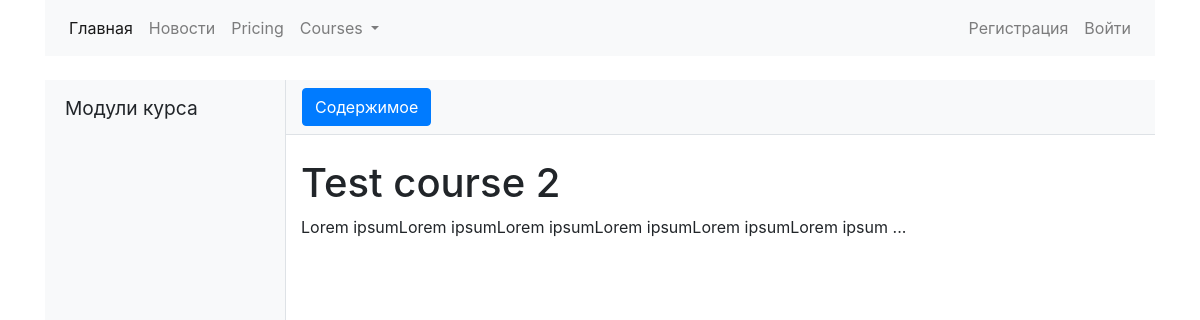
The app's page /courses/3, older data.
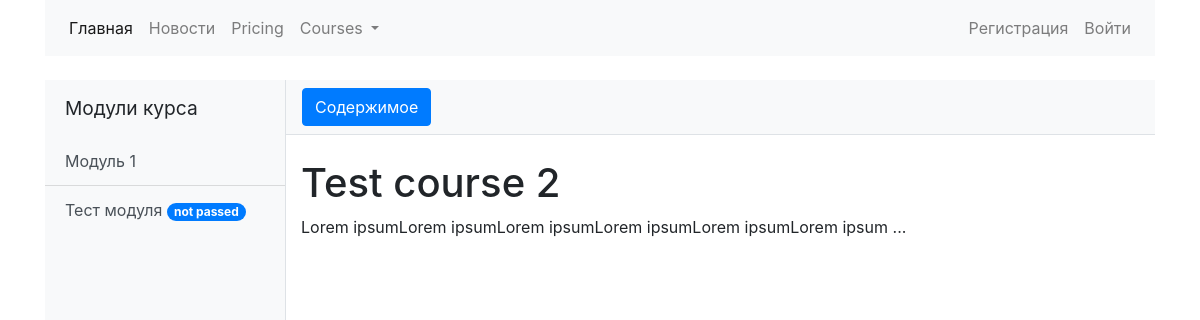
The same page, newer data.
### courses/models.py (models this page shows, shortened)
class CourseAbstractModel(models.Model):
    title = models.CharField(max_length=200, blank=False)
    slug = models.SlugField(max_length=200, unique=True)
    owner = models.ForeignKey(settings.AUTH_USER_MODEL, on_delete=models.CASCADE)
    create_date = models.DateTimeField(auto_now_add=True)
    update_date = models.DateTimeField(auto_now=True)
    class Meta:
        abstract = True
    def __str__(self):
        return self.title

class Course(CourseAbstractModel):
    title_image = models.ImageField(upload_to='courses_titles', default='courses_titles/empty.png')
    subject = models.ForeignKey(Subject, on_delete=models.CASCADE)
    overview = RichTextUploadingField(blank=True, null=True)

class Module(CourseAbstractModel):
    course = models.ForeignKey(Course, on_delete=models.CASCADE)
    description = RichTextField(blank=True, null=True)
    content = RichTextUploadingField(blank=True, null=True)

class ModuleTest(CourseAbstractModel):
    module = models.OneToOneField(Module, on_delete=models.CASCADE)

### courses/views.py (the view)
# urls.py: path('<int:pk>', views.CourseDetailView.as_view(), name='course_detail'),
class CourseDetailView(DetailView):
    model = models.Course
    template_name = 'courses/course_detail.html'
    context_object_name = 'course'

### courses/templates/courses/course_detail.html (shortened to what this page needs)
{% extends 'index/base.html'%}
{% block body %}
  <div class="d-flex" id="wrapper">
{% include 'courses/module_sidebar.html' %}
       <div id="page-content-wrapper">
      <nav class="navbar navbar-expand-lg navbar-light bg-light border-bottom">
        <button class="btn btn-primary" id="menu-toggle">Содержимое</button>
      </nav>
      <div class="container-fluid">
        <h1 class="mt-4">
            {{ course.title }}</h1>
          {{ course.overview|safe }}
      </div>
    </div>
{% endblock %}

### index/templates/index/base.html (shortened to what this page needs)
{% load static %}
<!doctype html>
<html lang="ru">
  <head>
    <link rel="stylesheet" href="{% static 'css/bootstrap.min.css' %}">
    <link rel="stylesheet" href="{% static 'css/simple-sidebar.css' %}">
  </head>
  <body>
  <div class="container">
  {% include "index/navbar.html"%}
    {% block body %}{% endblock %}
</div>
  </body>
</html>

### index/templates/index/navbar.html (shortened to what this page needs)
<nav class="navbar navbar-expand-lg navbar-light bg-light">
  <div class="collapse navbar-collapse" id="navbarNavDropdown">
    <ul class="nav navbar-nav">
      <li class="nav-item active">
        <a class="nav-link" href="{% url 'index:index' %}">Главная <span class="sr-only">(current)</span></a>
      </li>
      <li class="nav-item">
        <a class="nav-link" href="{% url 'index:news_list'%}">Новости</a>
      </li>
      <li class="nav-item">
        <a class="nav-link" href="#">Pricing</a>
      </li>
      <li class="nav-item dropdown">
        <a class="nav-link dropdown-toggle" href="#" id="navbarDropdownMenuLink" data-toggle="dropdown" aria-haspopup="true" aria-expanded="false">
          Courses
        </a>
      </li>
    </ul>
    {% if user.is_authenticated %}
    <ul class="nav navbar-nav ml-auto">
      <li class="nav-item"><a class="nav-link" href="{% url 'students:logout_student'%}"><span class="glyphicon glyphicon-user"></span>Выйти</a> </li>
    </ul>
    {% else %}
    <ul class="nav navbar-nav ml-auto">
      <li class="nav-item"><a class="nav-link" href="{% url 'students:register_student' %}">Регистрация</a> </li>
      <li class="nav-item"><a class="nav-link" href="{% url 'students:login_student' %}">Войти</a> </li>
    </ul>
    {% endif %}
  </div>
</nav>
<br>

### courses/templates/courses/module_sidebar.html
    {% if course.module_set %}
    <div class="bg-light border-right" id="sidebar-wrapper">
      <div class="sidebar-heading">Модули курса </div>
      <div class="list-group list-group-flush">
              {% for class_module in course.module_set.all %}
                  <a href="{% url 'courses:module_detail' class_module.id %}" class="list-group-item list-group-item-action bg-light
                      {% if class_module == module %}disabled{% endif %}">
                      {{ class_module }}
                  </a>
              {% if class_module.moduletest %}
                  <a href="{% url 'courses:module_test' class_module.moduletest.id %}" class="list-group-item list-group-item-action bg-light">{{ class_module.moduletest.title }}
                  <span class="badge badge-primary badge-pill">not passed</span>
                  </a>
              {% endif %}
              {% endfor %}
      </div>
    </div>
    {% endif %}

### static/css/simple-sidebar.css (style rules this page uses)
#wrapper { overflow-x: hidden; }
#sidebar-wrapper { min-height: 100vh; margin-left: -15rem; -webkit-transition: margin .25s ease-out; -moz-transition: margin .25s ease-out; -o-transition: margin .25s ease-out; transition: margin .25s ease-out; }
#sidebar-wrapper .sidebar-heading { padding: 0.875rem 1.25rem; font-size: 1.2rem; }
#sidebar-wrapper .list-group { width: 15rem; }
#page-content-wrapper { min-width: 100vw; }
@media (min-width: 768px) { #sidebar-wrapper { margin-left: 0; } }
@media (min-width: 768px) { #page-content-wrapper { min-width: 0; width: 100%; } }

Row changes from the older to the newer data that the page shows:
added Module: title "Модуль 1", moduletest "Тест модуля"
